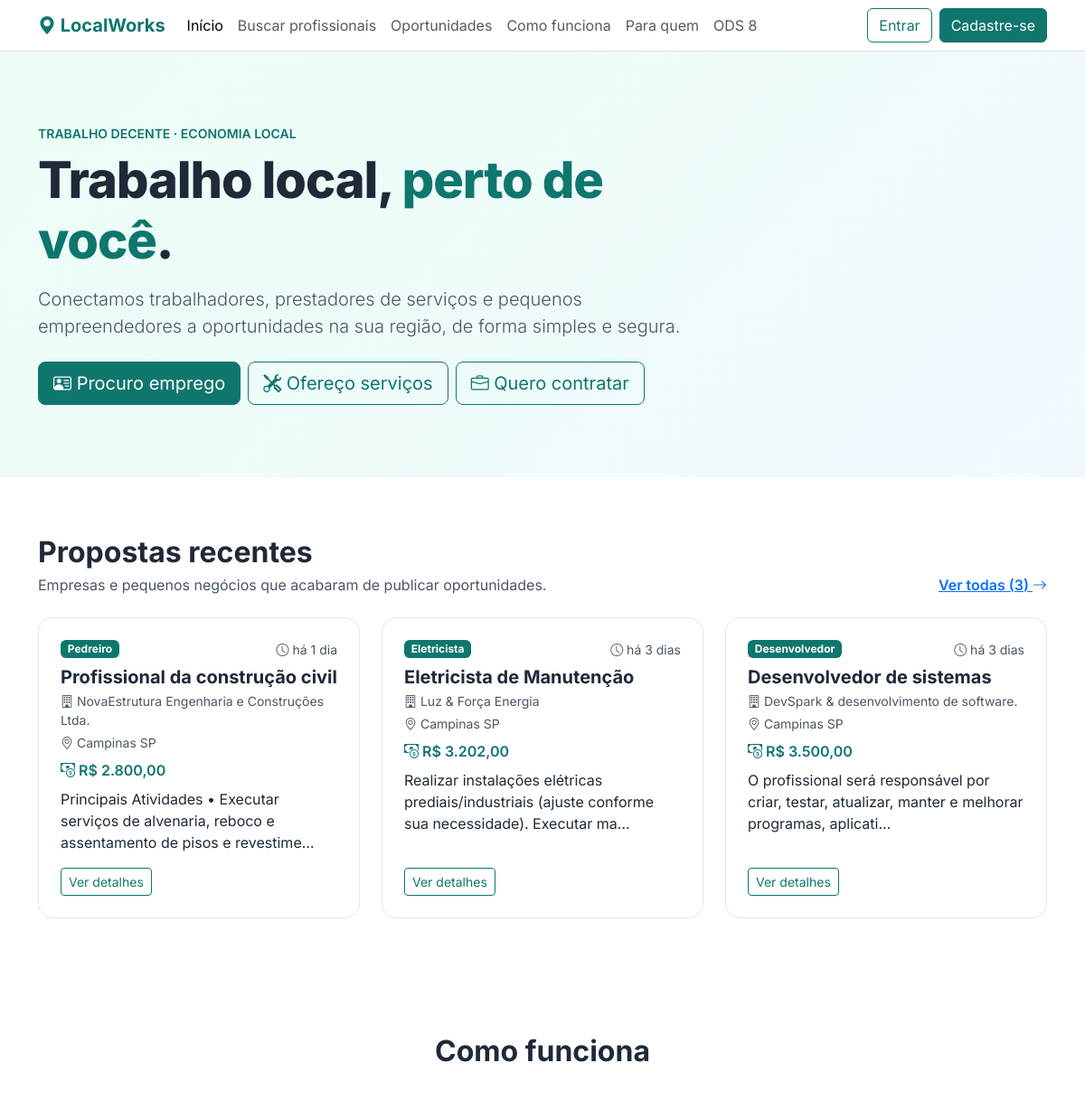
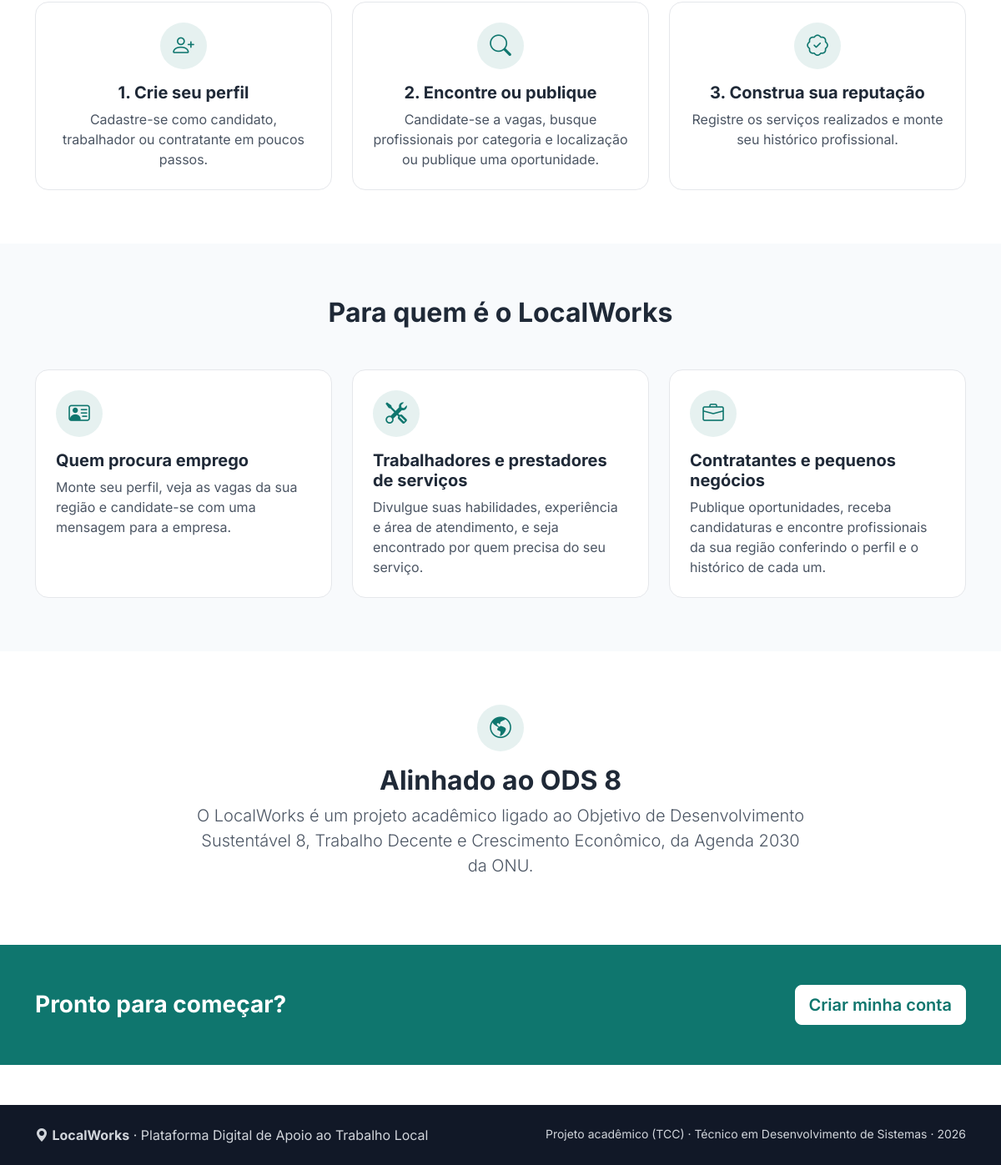
The page / on the database its author committed (2 pictures, top to bottom).
### tables this page shows
CREATE TABLE `oportunidade` (
  `id_oportunidade` int(10) UNSIGNED NOT NULL,
  `titulo` varchar(100) NOT NULL,
  `descricao` text DEFAULT NULL,
  `localizacao` varchar(100) DEFAULT NULL,
  `valor_proposto` decimal(10,2) DEFAULT NULL,
  `publicada` tinyint(1) NOT NULL DEFAULT 1,
  `data_publicacao` datetime NOT NULL DEFAULT current_timestamp(),
  `id_contratante` int(10) UNSIGNED NOT NULL,
  `id_categoria` int(10) UNSIGNED NOT NULL
);

CREATE TABLE `categoria` (
  `id_categoria` int(10) UNSIGNED NOT NULL,
  `nome` varchar(100) NOT NULL,
  `descricao` text DEFAULT NULL,
  `aprovada` tinyint(1) NOT NULL DEFAULT 0
);

CREATE TABLE `contratante` (
  `id_contratante` int(10) UNSIGNED NOT NULL,
  `cnpj` varchar(18) DEFAULT NULL,
  `empresa` varchar(100) DEFAULT NULL
);

### src/Oportunidades.php (called while the page is built, shortened)
<?php
require_once __DIR__ . '/Conexao.php';
final class Oportunidades
{
    public static function recentes(int $limite = 3): array
    {
        $limite = max(1, min($limite, 12));
        $sql = '
            SELECT
                o.id_oportunidade,
                o.titulo,
                o.descricao,
                o.localizacao,
                o.valor_proposto,
                o.data_publicacao,
                c.nome AS categoria,
                ct.empresa
            FROM oportunidade o
            INNER JOIN categoria c
                ON c.id_categoria = o.id_categoria
            INNER JOIN contratante ct
                ON ct.id_contratante = o.id_contratante
            WHERE o.publicada = 1
            ORDER BY o.data_publicacao DESC, o.id_oportunidade DESC
            LIMIT ' . $limite;
        return Conexao::obter()->query($sql)->fetchAll();
    }
    public static function contar(): int
    {
        return (int) Conexao::obter()
            ->query('SELECT COUNT(*) FROM oportunidade WHERE publicada = 1')
            ->fetchColumn();
    }
}

### src/Conexao.php (called while the page is built, shortened)
<?php
final class Conexao
{
    private static ?PDO $pdo = null;
    public static function obter(): PDO
    {
        if (self::$pdo instanceof PDO) {
            return self::$pdo;
        }
        $host = '127.0.0.1';
        $porta = '3306';
        $banco = 'LocalWorks_DB';
        $usuario = 'root';
        $senha = '';
        $dsn = "mysql:host={$host};port={$porta};dbname={$banco};charset=utf8mb4";
        self::$pdo = new PDO($dsn, $usuario, $senha, [
            PDO::ATTR_ERRMODE => PDO::ERRMODE_EXCEPTION,
            PDO::ATTR_DEFAULT_FETCH_MODE => PDO::FETCH_ASSOC,
            PDO::ATTR_EMULATE_PREPARES => false,
        ]);
        return self::$pdo;
    }
}

### includes/iniciar.php (called while the page is built, shortened)
<?php
require_once __DIR__ . '/../src/Conexao.php';
require_once __DIR__ . '/../src/Oportunidades.php';
function e(mixed $texto): string
{
    return htmlspecialchars((string) $texto, ENT_QUOTES, 'UTF-8');
}
function formatarValor(mixed $valor): string
{
    return 'R$ ' . number_format((float) $valor, 2, ',', '.');
}
function tempoDecorrido(?string $data): string
{
    try {
        $agora = new DateTimeImmutable('now');
        $inicio = new DateTimeImmutable($data);
    } catch (Throwable $ex) {
        return '';
    }
    $seg = $agora->getTimestamp() - $inicio->getTimestamp();
    $dias = intdiv($seg, 86400);
    if ($dias < 30) {
        return 'há ' . $dias . ($dias === 1 ? ' dia' : ' dias');
    }
    return 'em ' . $inicio->format('d/m/Y');
}

### includes/cartao_proposta.php (the view)
<?php
$hTag = $hTag ?? 'h3';
?>
<div class="col-md-6 col-lg-4">
    <div class="cartao bg-white h-100 p-4 d-flex flex-column">
        <div class="d-flex justify-content-between align-items-start gap-2 mb-2">
            <span class="badge text-bg-primary"><?= e($o['categoria']) ?></span>
            <span class="small text-secondary text-nowrap">
                <i class="bi bi-clock"></i>
                <?= e(tempoDecorrido($o['data_publicacao'] ?? null)) ?>
            </span>
        </div>
        <<?= $hTag ?> class="h5 fw-bold mb-1"><?= e($o['titulo']) ?></<?= $hTag ?>>
        <p class="small text-secondary mb-1">
            <i class="bi bi-building"></i> <?= e($o['empresa'] ?: 'Contratante') ?>
        </p>
        <p class="small text-secondary mb-2">
            <i class="bi bi-geo-alt"></i> <?= e($o['localizacao'] ?: 'Local não informado') ?>
        </p>
        <p class="fw-semibold text-primary mb-2">
            <i class="bi bi-cash-coin"></i> <?= e(formatarValor($o['valor_proposto'] ?? null)) ?>
        </p>
        <p class="mb-3">
            <?= e(mb_strimwidth((string) $o['descricao'], 0, 100, '…')) ?>
        </p>
        <a class="btn btn-outline-primary btn-sm mt-auto align-self-start"
           href="oportunidade_detalhe.php?id=<?= (int) $o['id_oportunidade'] ?>">
            Ver detalhes
        </a>
    </div>
</div>

### public/index.php (shortened to what this page needs)
<?php
require_once __DIR__ . '/../includes/iniciar.php';
$recentes = [];
$totalAbertas = 0;
try {
    $recentes = Oportunidades::recentes(3);
    $totalAbertas = Oportunidades::contar();
} catch (Throwable $ex) {
    error_log('index.php: ' . $ex->getMessage());
}
require_once __DIR__ . '/../includes/cabecalho.php';
?>
<section class="hero">
    <div class="container text-center text-lg-start">
        <div class="row align-items-center">
            <div class="col-lg-8">
                <p class="text-uppercase fw-semibold small text-primary mb-2">
                    Trabalho decente · Economia local
                </p>
                <h1 class="display-4 mb-3">
                    Trabalho local, <span class="destaque">perto de você</span>.
                </h1>
                <p class="lead text-secondary mb-4">
                    Conectamos trabalhadores, prestadores de serviços e pequenos empreendedores
                    a oportunidades na sua região, de forma simples e segura.
                </p>
                <div class="d-flex flex-column flex-sm-row flex-wrap gap-2 justify-content-center justify-content-lg-start">
                    <a href="cadastro.php?tipo=candidato" class="btn btn-primary btn-lg">
                        <i class="bi bi-person-vcard"></i> Procuro emprego
                    </a>
                    <a href="cadastro.php?tipo=trabalhador" class="btn btn-outline-primary btn-lg">
                        <i class="bi bi-tools"></i> Ofereço serviços
                    </a>
                    <a href="cadastro.php?tipo=contratante" class="btn btn-outline-primary btn-lg">
                        <i class="bi bi-briefcase"></i> Quero contratar
                    </a>
                </div>
            </div>
        </div>
    </div>
</section>
<?php if ($recentes): ?>
<section id="propostas" class="secao">
    <div class="container">
        <div class="d-flex flex-column flex-md-row justify-content-between align-items-md-end gap-2 mb-4">
            <div>
                <h2 class="fw-bold mb-1">Propostas recentes</h2>
                <p class="text-secondary mb-0">
                    Empresas e pequenos negócios que acabaram de publicar oportunidades.
                </p>
            </div>
            <a class="fw-semibold" href="oportunidades.php">
                Ver todas (<?= (int) $totalAbertas ?>) <i class="bi bi-arrow-right"></i>
            </a>
        </div>
        <div class="row g-4">
            <?php
            $hTag = 'h3';
            foreach ($recentes as $o) {
                include __DIR__ . '/../includes/cartao_proposta.php';
            }
            ?>
        </div>
    </div>
</section>
<?php endif; ?>
<section id="como-funciona" class="secao">
    <div class="container">
        <h2 class="fw-bold text-center mb-5">Como funciona</h2>
        <div class="row g-4">
            <div class="col-md-4">
                <div class="cartao h-100 p-4 text-center">
                    <span class="icone mb-3"><i class="bi bi-person-plus"></i></span>
                    <h3 class="h5 fw-bold">1. Crie seu perfil</h3>
                    <p class="text-secondary mb-0">Cadastre-se como candidato, trabalhador ou contratante em poucos passos.</p>
                </div>
            </div>
            <div class="col-md-4">
                <div class="cartao h-100 p-4 text-center">
                    <span class="icone mb-3"><i class="bi bi-search"></i></span>
                    <h3 class="h5 fw-bold">2. Encontre ou publique</h3>
                    <p class="text-secondary mb-0">Candidate-se a vagas, busque profissionais por categoria e localização ou publique uma oportunidade.</p>
                </div>
            </div>
            <div class="col-md-4">
                <div class="cartao h-100 p-4 text-center">
                    <span class="icone mb-3"><i class="bi bi-patch-check"></i></span>
                    <h3 class="h5 fw-bold">3. Construa sua reputação</h3>
                    <p class="text-secondary mb-0">Registre os serviços realizados e monte seu histórico profissional.</p>
                </div>
            </div>
        </div>
    </div>
</section>
<section id="para-quem" class="secao secao-cinza">
    <div class="container">
        <h2 class="fw-bold text-center mb-5">Para quem é o LocalWorks</h2>
        <div class="row g-4">
            <div class="col-md-4">
                <div class="cartao bg-white h-100 p-4">
                    <span class="icone mb-3"><i class="bi bi-person-vcard"></i></span>
                    <h3 class="h5 fw-bold">Quem procura emprego</h3>
                    <p class="text-secondary mb-0">
                        Monte seu perfil, veja as vagas da sua região e candidate-se
                        com uma mensagem para a empresa.
                    </p>
                </div>
            </div>
            <div class="col-md-4">
                <div class="cartao bg-white h-100 p-4">
                    <span class="icone mb-3"><i class="bi bi-tools"></i></span>
                    <h3 class="h5 fw-bold">Trabalhadores e prestadores de serviços</h3>
                    <p class="text-secondary mb-0">
                        Divulgue suas habilidades, experiência e área de atendimento,
                        e seja encontrado por quem precisa do seu serviço.
                    </p>
                </div>
            </div>
            <div class="col-md-4">
                <div class="cartao bg-white h-100 p-4">
                    <span class="icone mb-3"><i class="bi bi-briefcase"></i></span>
                    <h3 class="h5 fw-bold">Contratantes e pequenos negócios</h3>
                    <p class="text-secondary mb-0">
                        Publique oportunidades, receba candidaturas e encontre profissionais
                        da sua região conferindo o perfil e o histórico de cada um.
                    </p>
                </div>
            </div>
        </div>
    </div>
</section>
<section id="ods8" class="secao">
    <div class="container text-center">
        <span class="icone mb-3"><i class="bi bi-globe-americas"></i></span>
        <h2 class="fw-bold">Alinhado ao ODS 8</h2>
        <p class="lead text-secondary mx-auto" style="max-width: 46rem;">
            O LocalWorks é um projeto acadêmico ligado ao Objetivo de Desenvolvimento
            Sustentável 8, Trabalho Decente e Crescimento Econômico, da Agenda 2030 da ONU.
        </p>
    </div>
</section>
<section class="faixa-cta py-5">
    <div class="container d-flex flex-column flex-md-row align-items-center justify-content-between gap-3">
        <h2 class="h3 fw-bold mb-0">Pronto para começar?</h2>
        <a href="cadastro.php" class="btn btn-lg">Criar minha conta</a>
    </div>
</section>
<?php require_once __DIR__ . '/../includes/rodape.php'; ?>

### public/assets/css/estilo.css (style rules this page uses)
:root { --lw-primaria: #0f766e; --lw-primaria-escura: #0b5f59; --lw-destaque: #f59e0b; --bs-primary: #0f766e; --bs-primary-rgb: 15, 118, 110; --bs-link-color: #0f766e; --bs-link-hover-color: #0b5f59; --bs-font-sans-serif: 'Inter', system-ui, -apple-system, 'Segoe UI', sans-serif; }
body { color: #1f2937; }
.btn-primary { --bs-btn-bg: var(--lw-primaria); --bs-btn-border-color: var(--lw-primaria); --bs-btn-hover-bg: var(--lw-primaria-escura); --bs-btn-hover-border-color: var(--lw-primaria-escura); --bs-btn-active-bg: var(--lw-primaria-escura); --bs-btn-active-border-color: var(--lw-primaria-escura); }
.btn-outline-primary { --bs-btn-color: var(--lw-primaria); --bs-btn-border-color: var(--lw-primaria); --bs-btn-hover-bg: var(--lw-primaria); --bs-btn-hover-border-color: var(--lw-primaria); --bs-btn-active-bg: var(--lw-primaria); --bs-btn-active-border-color: var(--lw-primaria); }
.hero { background: linear-gradient(135deg, #ecfdf5 0%, #f0f9ff 100%); padding: 5rem 0; }
.hero h1 { font-weight: 800; letter-spacing: -0.02em; }
.hero .destaque { color: var(--lw-primaria); }
.secao { padding: 4rem 0; }
.secao-cinza { background: #f8fafc; }
.icone { width: 3.5rem; height: 3.5rem; border-radius: 50%; display: inline-flex; align-items: center; justify-content: center; background: rgba(15, 118, 110, 0.1); color: var(--lw-primaria); font-size: 1.6rem; }
.cartao { border: 1px solid #e5e7eb; border-radius: 1rem; transition: transform 0.15s, box-shadow 0.15s; }
.faixa-cta { background: var(--lw-primaria); color: #fff; }
.faixa-cta .btn { background: #fff; color: var(--lw-primaria); border-color: #fff; font-weight: 600; }
.text-secondary { color: #4b5563 !important; }

### rows shown on the page
oportunidade: id_categoria.nome "Pedreiro", data_publicacao "há 1 dia", titulo "Profissional da construção civil", id_contratante.empresa "NovaEstrutura Engenharia e Construções Ltda.", localizacao "Campinas SP", valor_proposto "R$ 2.800,00", descricao "Principais Atividades • Executar serviços de alvenaria, reboco e assentamento de pisos e revestime…"
oportunidade: id_categoria.nome "Eletricista", data_publicacao "há 3 dias", titulo "Eletricista de Manutenção", id_contratante.empresa "Luz & Força Energia", localizacao "Campinas SP", valor_proposto "R$ 3.202,00", descricao "Realizar instalações elétricas prediais/industriais (ajuste conforme sua necessidade). Executar ma…"
oportunidade: id_categoria.nome "Desenvolvedor", data_publicacao "há 3 dias", titulo "Desenvolvedor de sistemas", id_contratante.empresa "DevSpark & desenvolvimento de software.", localizacao "Campinas SP", valor_proposto "R$ 3.500,00", descricao "O profissional será responsável por criar, testar, atualizar, manter e melhorar programas, aplicati…"

### other values the page prints
$totalAbertas "3"
